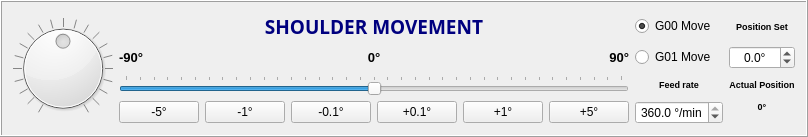
            <widget class="QFrame" name="shoulder_frame">
             <property name="frameShape">
              <enum>QFrame::Box</enum>
             </property>
             <property name="frameShadow">
              <enum>QFrame::Raised</enum>
             </property>
             <layout class="QGridLayout" name="gridLayout_4">
              <item row="3" column="1" rowspan="2">
               <widget class="QPushButton" name="shoulder_pushbutton1">
                <property name="cursor">
                 <cursorShape>PointingHandCursor</cursorShape>
                </property>
                <property name="text">
                 <string>-5°</string>
                </property>
               </widget>
              </item>
              <item row="2" column="9">
               <widget class="QLabel" name="shoulder_labelact">
                <property name="text">
                 <string>&lt;html&gt;&lt;head/&gt;&lt;body&gt;&lt;p&gt;&lt;span style=&quot; font-size:7pt; font-weight:600;&quot;&gt;Actual Position&lt;/span&gt;&lt;/p&gt;&lt;/body&gt;&lt;/html&gt;</string>
                </property>
                <property name="alignment">
                 <set>Qt::AlignCenter</set>
                </property>
               </widget>
              </item>
              <item row="3" column="5" rowspan="2">
               <widget class="QPushButton" name="shoulder_pushbutton5">
                <property name="cursor">
                 <cursorShape>PointingHandCursor</cursorShape>
                </property>
                <property name="text">
                 <string>+1°</string>
                </property>
               </widget>
              </item>
              <item row="0" column="1" colspan="6">
               <widget class="QLabel" name="shoulder_label">
                <property name="font">
                 <font>
                  <family>BankGothic Md BT</family>
                  <pointsize>13</pointsize>
                  <weight>75</weight>
                  <italic>false</italic>
                  <bold>true</bold>
                  <underline>false</underline>
                  <strikeout>false</strikeout>
                  <kerning>true</kerning>
                 </font>
                </property>
                <property name="text">
                 <string>&lt;html&gt;&lt;head/&gt;&lt;body&gt;&lt;p&gt;&lt;span style=&quot; font-size:14pt; font-weight:600; color:#00007f;&quot;&gt;SHOULDER MOVEMENT&lt;/span&gt;&lt;/p&gt;&lt;/body&gt;&lt;/html&gt;</string>
                </property>
                <property name="alignment">
                 <set>Qt::AlignCenter</set>
                </property>
               </widget>
              </item>
              <item row="1" column="9">
               <widget class="QDoubleSpinBox" name="shoulder_spinbox_2">
                <property name="alignment">
                 <set>Qt::AlignCenter</set>
                </property>
                <property name="accelerated">
                 <bool>false</bool>
                </property>
                <property name="suffix">
                 <string>°</string>
                </property>
                <property name="decimals">
                 <number>1</number>
                </property>
                <property name="minimum">
                 <double>-90.000000000000000</double>
                </property>
                <property name="maximum">
                 <double>90.000000000000000</double>
                </property>
                <property name="singleStep">
                 <double>0.100000000000000</double>
                </property>
               </widget>
              </item>
              <item row="1" column="1">
               <widget class="QLabel" name="shoulder_label_90">
                <property name="text">
                 <string>&lt;html&gt;&lt;head/&gt;&lt;body&gt;&lt;p&gt;&lt;span style=&quot; font-size:10pt; font-weight:600;&quot;&gt;-90°&lt;/span&gt;&lt;/p&gt;&lt;/body&gt;&lt;/html&gt;</string>
                </property>
               </widget>
              </item>
              <item row="3" column="7" rowspan="2" colspan="2">
               <widget class="QDoubleSpinBox" name="shoulder_spinbox">
                <property name="alignment">
                 <set>Qt::AlignCenter</set>
                </property>
                <property name="specialValueText">
                 <string/>
                </property>
                <property name="accelerated">
                 <bool>false</bool>
                </property>
                <property name="prefix">
                 <string/>
                </property>
                <property name="suffix">
                 <string> °/min</string>
                </property>
                <property name="decimals">
                 <number>1</number>
                </property>
                <property name="minimum">
                 <double>0.000000000000000</double>
                </property>
                <property name="maximum">
                 <double>360.000000000000000</double>
                </property>
                <property name="singleStep">
                 <double>0.100000000000000</double>
                </property>
                <property name="value">
                 <double>360.000000000000000</double>
                </property>
               </widget>
              </item>
              <item row="0" column="9">
               <widget class="QLabel" name="shoulder_labelset">
                <property name="text">
                 <string>&lt;html&gt;&lt;head/&gt;&lt;body&gt;&lt;p&gt;&lt;span style=&quot; font-size:7pt; font-weight:600;&quot;&gt;Position Set&lt;/span&gt;&lt;/p&gt;&lt;/body&gt;&lt;/html&gt;</string>
                </property>
                <property name="alignment">
                 <set>Qt::AlignCenter</set>
                </property>
               </widget>
              </item>
              <item row="1" column="3" colspan="2">
               <widget class="QLabel" name="shoulder_label0">
                <property name="text">
                 <string>&lt;html&gt;&lt;head/&gt;&lt;body&gt;&lt;p&gt;&lt;span style=&quot; font-size:10pt; font-weight:600;&quot;&gt; 0°&lt;/span&gt;&lt;/p&gt;&lt;/body&gt;&lt;/html&gt;</string>
                </property>
                <property name="alignment">
                 <set>Qt::AlignCenter</set>
                </property>
               </widget>
              </item>
              <item row="1" column="7" colspan="2">
               <widget class="QRadioButton" name="shoulder_radiobutton2">
                <property name="text">
                 <string>G01 Move</string>
                </property>
               </widget>
              </item>
              <item row="3" column="9">
               <widget class="QLabel" name="shoulder_labelactvalue">
                <property name="text">
                 <string>&lt;html&gt;&lt;head/&gt;&lt;body&gt;&lt;p&gt;&lt;span style=&quot; font-size:7pt; font-weight:600;&quot;&gt;0°&lt;/span&gt;&lt;/p&gt;&lt;/body&gt;&lt;/html&gt;</string>
                </property>
                <property name="alignment">
                 <set>Qt::AlignCenter</set>
                </property>
               </widget>
              </item>
              <item row="3" column="6" rowspan="2">
               <widget class="QPushButton" name="shoulder_pushbutton6">
                <property name="cursor">
                 <cursorShape>PointingHandCursor</cursorShape>
                </property>
                <property name="text">
                 <string>+5°</string>
                </property>
               </widget>
              </item>
              <item row="3" column="2" rowspan="2">
               <widget class="QPushButton" name="shoulder_pushbutton2">
                <property name="cursor">
                 <cursorShape>PointingHandCursor</cursorShape>
                </property>
                <property name="text">
                 <string>-1°</string>
                </property>
               </widget>
              </item>
              <item row="2" column="1" colspan="6">
               <widget class="QSlider" name="shoulder_slider">
                <property name="cursor">
                 <cursorShape>SizeHorCursor</cursorShape>
                </property>
                <property name="minimum">
                 <number>-900</number>
                </property>
                <property name="maximum">
                 <number>900</number>
                </property>
                <property name="singleStep">
                 <number>1</number>
                </property>
                <property name="value">
                 <number>0</number>
                </property>
                <property name="orientation">
                 <enum>Qt::Horizontal</enum>
                </property>
                <property name="tickPosition">
                 <enum>QSlider::TicksAbove</enum>
                </property>
                <property name="tickInterval">
                 <number>50</number>
                </property>
               </widget>
              </item>
              <item row="3" column="4" rowspan="2">
               <widget class="QPushButton" name="shoulder_pushbutton4">
                <property name="cursor">
                 <cursorShape>PointingHandCursor</cursorShape>
                </property>
                <property name="text">
                 <string>+0.1°</string>
                </property>
               </widget>
              </item>
              <item row="0" column="7" colspan="2">
               <widget class="QRadioButton" name="shoulder_radiobutton1">
                <property name="text">
                 <string>G00 Move</string>
                </property>
                <property name="checked">
                 <bool>true</bool>
                </property>
               </widget>
              </item>
              <item row="3" column="3" rowspan="2">
               <widget class="QPushButton" name="shoulder_pushbutton3">
                <property name="cursor">
                 <cursorShape>PointingHandCursor</cursorShape>
                </property>
                <property name="text">
                 <string>-0.1°</string>
                </property>
               </widget>
              </item>
              <item row="1" column="6">
               <widget class="QLabel" name="shoulder_label90">
                <property name="text">
                 <string>&lt;html&gt;&lt;head/&gt;&lt;body&gt;&lt;p&gt;&lt;span style=&quot; font-size:10pt; font-weight:600;&quot;&gt;90°&lt;/span&gt;&lt;/p&gt;&lt;/body&gt;&lt;/html&gt;</string>
                </property>
                <property name="alignment">
                 <set>Qt::AlignRight|Qt::AlignTrailing|Qt::AlignVCenter</set>
                </property>
               </widget>
              </item>
              <item row="2" column="7" colspan="2">
               <widget class="QLabel" name="shoulder_label_vel">
                <property name="text">
                 <string>&lt;html&gt;&lt;head/&gt;&lt;body&gt;&lt;p&gt;&lt;span style=&quot; font-size:7pt; font-weight:600;&quot;&gt;Feed rate&lt;/span&gt;&lt;/p&gt;&lt;/body&gt;&lt;/html&gt;</string>
                </property>
                <property name="alignment">
                 <set>Qt::AlignCenter</set>
                </property>
               </widget>
              </item>
              <item row="0" column="0" rowspan="5">
               <widget class="QDial" name="shoulder_dial">
                <property name="cursor">
                 <cursorShape>ClosedHandCursor</cursorShape>
                </property>
                <property name="minimum">
                 <number>-900</number>
                </property>
                <property name="maximum">
                 <number>900</number>
                </property>
                <property name="invertedAppearance">
                 <bool>false</bool>
                </property>
                <property name="invertedControls">
                 <bool>false</bool>
                </property>
                <property name="wrapping">
                 <bool>false</bool>
                </property>
                <property name="notchTarget">
                 <double>50.000000000000000</double>
                </property>
                <property name="notchesVisible">
                 <bool>true</bool>
                </property>
               </widget>
              </item>
             </layout>
            </widget>
